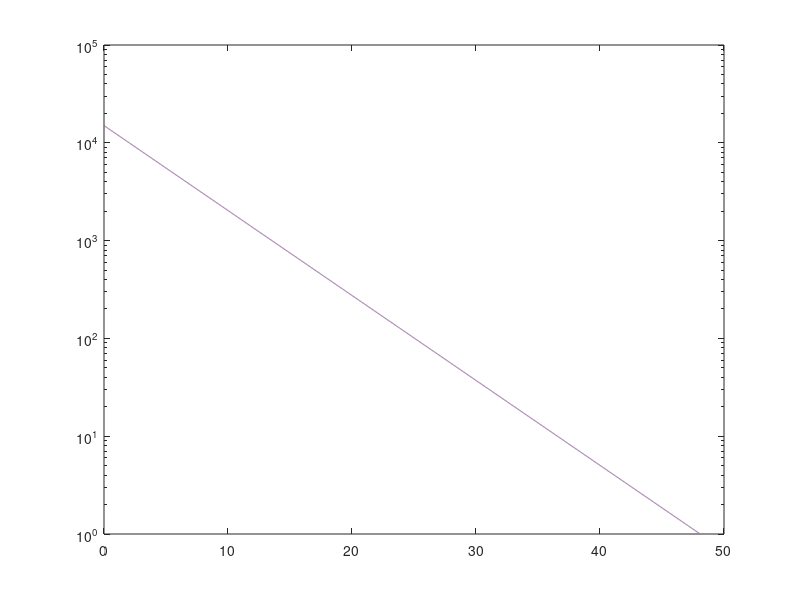

Write MATLAB code to recreate this figure. (Note: this script raises an error after producing the figure.)
clear vars;
k_A = 1/5
A_0 = 15000;
N_A_prime = @(t, N_A) -k_A*N_A;
h = [1, 0.1, 0.01];

x = 0:0.01:48
y1 = 15000*exp(-0.2*x)

figure
semilogy(x,y1, 'Color', [135/255,86/255,146/255])
hold on

h = 0.01
semilogy(0:h:48, ode_euler(N_A_prime, 0:h:48, A_0), 'Color', [243/255,132/255,0])
x = 0:h:48
y1 = 15000*exp(-0.2*x)
semilogy(0:h:48, abs(y1 - ode_euler(N_A_prime, 0:h:48, A_0)), 'Color', [243/255,132/255,0])

h = 0.1
semilogy(0:h:48, ode_euler(N_A_prime, 0:h:48, A_0), 'Color', [161/255,202/255,241/255])
x = 0:h:48
y1 = 15000*exp(-0.2*x)
semilogy(0:h:48, abs(y1 - ode_euler(N_A_prime, 0:h:48, A_0)), 'Color', [161/255,202/255,241/255])

h = 1
semilogy(0:h:48, ode_euler(N_A_prime, 0:h:48, A_0), 'Color', [190/255,0,50/255])
x = 0:h:48
y1 = 15000*exp(-0.2*x)
semilogy(0:h:48, abs(y1 - ode_euler(N_A_prime, 0:h:48, A_0)), 'Color', [190/255,0,50/255])


hold off
legend('h=analytical','h=1','h=1 abs error','h=0.1', 'h=0.1 abs error', 'h=0.01', 'h=0.01 abs error')
title("N_{A}' = -k_{A} * N_{A}(t)")
ylabel('N_{A}')
xlabel('t')
axis tight
